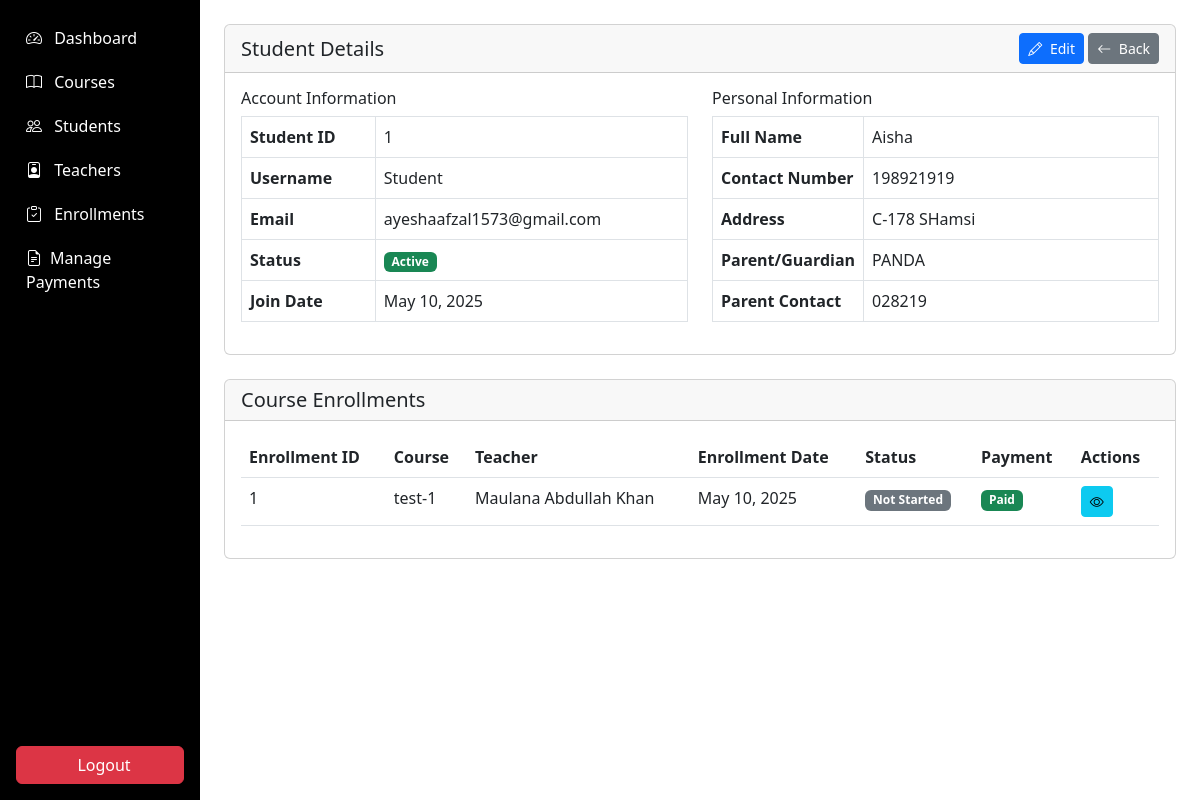
Page /admin/students/view_student.php?id=1 (signed in) on the committed database.
### tables this page shows
CREATE TABLE `students` (
  `student_id` int(11) NOT NULL,
  `user_id` int(11) NOT NULL,
  `full_name` varchar(100) NOT NULL,
  `address` text DEFAULT NULL,
  `contact_number` varchar(20) DEFAULT NULL,
  `parent_name` varchar(100) DEFAULT NULL,
  `parent_contact` varchar(20) DEFAULT NULL,
  `previous_education` text DEFAULT NULL,
  `profile_image` varchar(255) DEFAULT NULL
);

CREATE TABLE `users` (
  `user_id` int(11) NOT NULL,
  `username` varchar(50) NOT NULL,
  `email` varchar(100) NOT NULL,
  `password` varchar(255) NOT NULL,
  `role` enum('admin','teacher','student') NOT NULL,
  `status` tinyint(1) DEFAULT 1,
  `created_at` timestamp NOT NULL DEFAULT current_timestamp(),
  `last_login` datetime DEFAULT NULL,
  `reset_token` varchar(255) DEFAULT NULL,
  `token_expiry` datetime DEFAULT NULL
);

CREATE TABLE `enrollments` (
  `enrollment_id` int(11) NOT NULL,
  `student_id` int(11) NOT NULL,
  `course_id` int(11) NOT NULL,
  `enrollment_date` timestamp NOT NULL DEFAULT current_timestamp(),
  `completion_status` enum('not_started','in_progress','completed') DEFAULT 'not_started',
  `payment_status` enum('pending','paid','failed') DEFAULT 'pending',
  `transaction_id` varchar(100) DEFAULT NULL
);

CREATE TABLE `courses` (
  `course_id` int(11) NOT NULL,
  `title` varchar(100) NOT NULL,
  `description` text DEFAULT NULL,
  `image_url` varchar(255) DEFAULT NULL,
  `teacher_id` int(11) DEFAULT NULL,
  `duration` varchar(50) DEFAULT NULL,
  `price` decimal(10,2) DEFAULT NULL,
  `is_featured` tinyint(1) DEFAULT 0,
  `created_at` timestamp NOT NULL DEFAULT current_timestamp(),
  `updated_at` timestamp NOT NULL DEFAULT current_timestamp() ON UPDATE current_timestamp()
);

CREATE TABLE `teachers` (
  `teacher_id` int(11) NOT NULL,
  `user_id` int(11) NOT NULL,
  `full_name` varchar(100) NOT NULL,
  `specialization` varchar(100) DEFAULT NULL,
  `bio` text DEFAULT NULL,
  `qualifications` text DEFAULT NULL,
  `contact_number` varchar(20) DEFAULT NULL,
  `profile_image` varchar(255) DEFAULT NULL
);

### admin/students/view_student.php (the view, shortened to what this page needs)
<?php
require_once '../../includes/auth.php';
$studentId = $_GET['id'];
$stmt = $db->prepare("
    SELECT s.*, u.email, u.username, u.status, u.created_at as join_date
    FROM students s
    JOIN users u ON s.user_id = u.user_id
    WHERE s.student_id = ?
");
$stmt->execute([$studentId]);
$student = $stmt->fetch();
$stmt = $db->prepare("
    SELECT e.enrollment_id, c.title as course_title, e.enrollment_date,
           e.completion_status, e.payment_status, t.full_name as teacher_name
    FROM enrollments e
    JOIN courses c ON e.course_id = c.course_id
    LEFT JOIN teachers t ON c.teacher_id = t.teacher_id
    WHERE e.student_id = ?
    ORDER BY e.enrollment_date DESC
");
$stmt->execute([$studentId]);
$enrollments = $stmt->fetchAll();
?>
<!DOCTYPE html>
<html lang="en">
<head>
</head>
<body>
    <div class="container-fluid">
  <div class="row">
    <nav class="col-md-2 d-none d-md-block p-0 bg-dark sidebar" id="sidebar">
      <?php include '../includes/sidebar.php'; ?>
    </nav>
        <main class="col-md-10 ms-sm-auto p-4">
                <div class="card mb-4">
                    <div class="card-header d-flex justify-content-between align-items-center">
                        <h5 class="mb-0">Student Details</h5>
                        <div>
                            <a href="edit_student.php?id=<?= $studentId ?>" class="btn btn-sm btn-primary">
                                <i class="bi bi-pencil me-1"></i> Edit
                            </a>
                            <a href="manage_students.php" class="btn btn-sm btn-secondary">
                                <i class="bi bi-arrow-left me-1"></i> Back
                            </a>
                        </div>
                    </div>
                    <div class="card-body">
                        <div class="row">
                            <div class="col-md-6">
                                <h6>Account Information</h6>
                                <table class="table table-bordered">
                                    <tr>
                                        <th width="30%">Student ID</th>
                                        <td><?= $student['student_id'] ?></td>
                                    </tr>
                                    <tr>
                                        <th>Username</th>
                                        <td><?= htmlspecialchars($student['username']) ?></td>
                                    </tr>
                                    <tr>
                                        <th>Email</th>
                                        <td><?= htmlspecialchars($student['email']) ?></td>
                                    </tr>
                                    <tr>
                                        <th>Status</th>
                                        <td>
                                            <span class="badge bg-<?= $student['status'] ? 'success' : 'danger' ?>">
                                                <?= $student['status'] ? 'Active' : 'Inactive' ?>
                                            </span>
                                        </td>
                                    </tr>
                                    <tr>
                                        <th>Join Date</th>
                                        <td><?= date('M d, Y', strtotime($student['join_date'])) ?></td>
                                    </tr>
                                </table>
                            </div>
                            <div class="col-md-6">
                                <h6>Personal Information</h6>
                                <table class="table table-bordered">
                                    <tr>
                                        <th width="30%">Full Name</th>
                                        <td><?= htmlspecialchars($student['full_name']) ?></td>
                                    </tr>
                                    <tr>
                                        <th>Contact Number</th>
                                        <td><?= htmlspecialchars($student['contact_number']) ?></td>
                                    </tr>
                                    <tr>
                                        <th>Address</th>
                                        <td><?= htmlspecialchars($student['address']) ?></td>
                                    </tr>
                                    <tr>
                                        <th>Parent/Guardian</th>
                                        <td><?= htmlspecialchars($student['parent_name']) ?></td>
                                    </tr>
                                    <tr>
                                        <th>Parent Contact</th>
                                        <td><?= htmlspecialchars($student['parent_contact']) ?></td>
                                    </tr>
                                </table>
                            </div>
                        </div>
                    </div>
                </div>
                <div class="card">
                    <div class="card-header">
                        <h5 class="mb-0">Course Enrollments</h5>
                    </div>
                    <div class="card-body">
                        <?php if (empty($enrollments)): ?>
                        <div class="alert alert-info">No course enrollments found.</div>
                        <?php else: ?>
                        <div class="table-responsive">
                            <table class="table table-hover">
                                <thead>
                                    <tr>
                                        <th>Enrollment ID</th>
                                        <th>Course</th>
                                        <th>Teacher</th>
                                        <th>Enrollment Date</th>
                                        <th>Status</th>
                                        <th>Payment</th>
                                        <th>Actions</th>
                                    </tr>
                                </thead>
                                <tbody>
                                    <?php foreach ($enrollments as $enrollment): ?>
                                    <tr>
                                        <td><?= $enrollment['enrollment_id'] ?></td>
                                        <td><?= htmlspecialchars($enrollment['course_title']) ?></td>
                                        <td><?= htmlspecialchars($enrollment['teacher_name'] ?? 'N/A') ?></td>
                                        <td><?= date('M d, Y', strtotime($enrollment['enrollment_date'])) ?></td>
                                        <td>
                                            <?php
                                            $statusClass = [
                                                'not_started' => 'secondary',
                                                'in_progress' => 'info',
                                                'completed' => 'success'
                                            ];
                                            ?>
                                            <span class="badge bg-<?= $statusClass[$enrollment['completion_status']] ?>">
                                                <?= ucwords(str_replace('_', ' ', $enrollment['completion_status'])) ?>
                                            </span>
                                        </td>
                                        <td>
                                            <span class="badge bg-<?= $enrollment['payment_status'] === 'paid' ? 'success' : 'warning' ?>">
                                                <?= ucfirst($enrollment['payment_status']) ?>
                                            </span>
                                        </td>
                                        <td>
                                            <a href="../enrollments/view_enrollment.php?id=<?= $enrollment['enrollment_id'] ?>" class="btn btn-sm btn-info">
                                                <i class="bi bi-eye"></i>
                                            </a>
                                        </td>
                                    </tr>
                                    <?php endforeach; ?>
                                </tbody>
                            </table>
                        </div>
                        <?php endif; ?>
                    </div>
                </div>
            </div>
        </div>
</body>
</html>

### admin/includes/sidebar.php (style rules this page uses)
.sidebar { background-color:black; }

### rows in the picture
students: student_id "1", user.username "Student", user.email "ayeshaafzal1573@gmail.com", user.created_at "May 10, 2025", full_name "Aisha", contact_number "198921919", address "C-178 SHamsi", parent_name "PANDA", parent_contact "028219"
enrollments: enrollment_id "1", course.title "test-1", teachers.full_name "Maulana Abdullah Khan", enrollment_date "May 10, 2025", completion_status "Not Started", payment_status "Paid"
